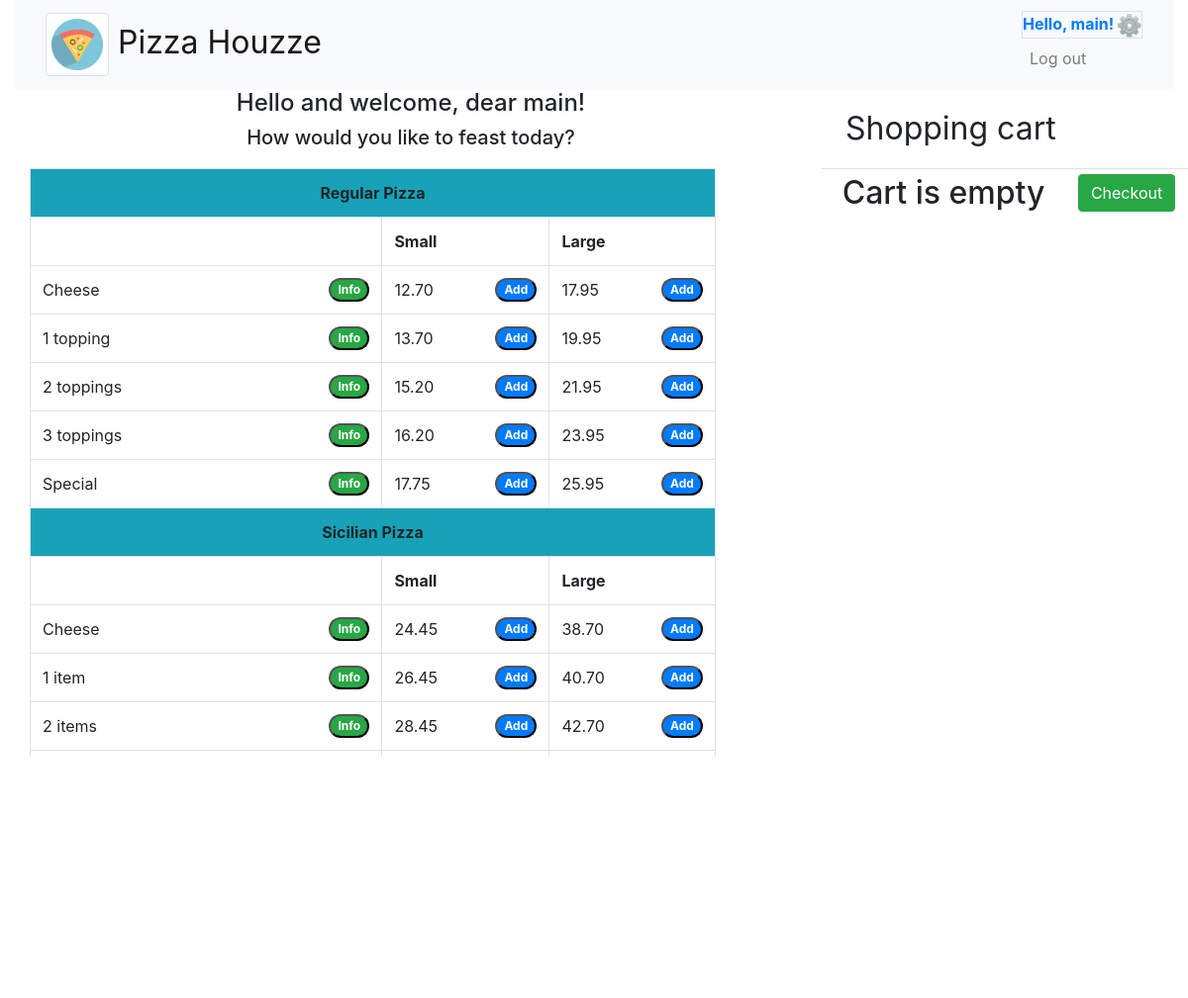
The app's page / (signed in, upper part), older data.
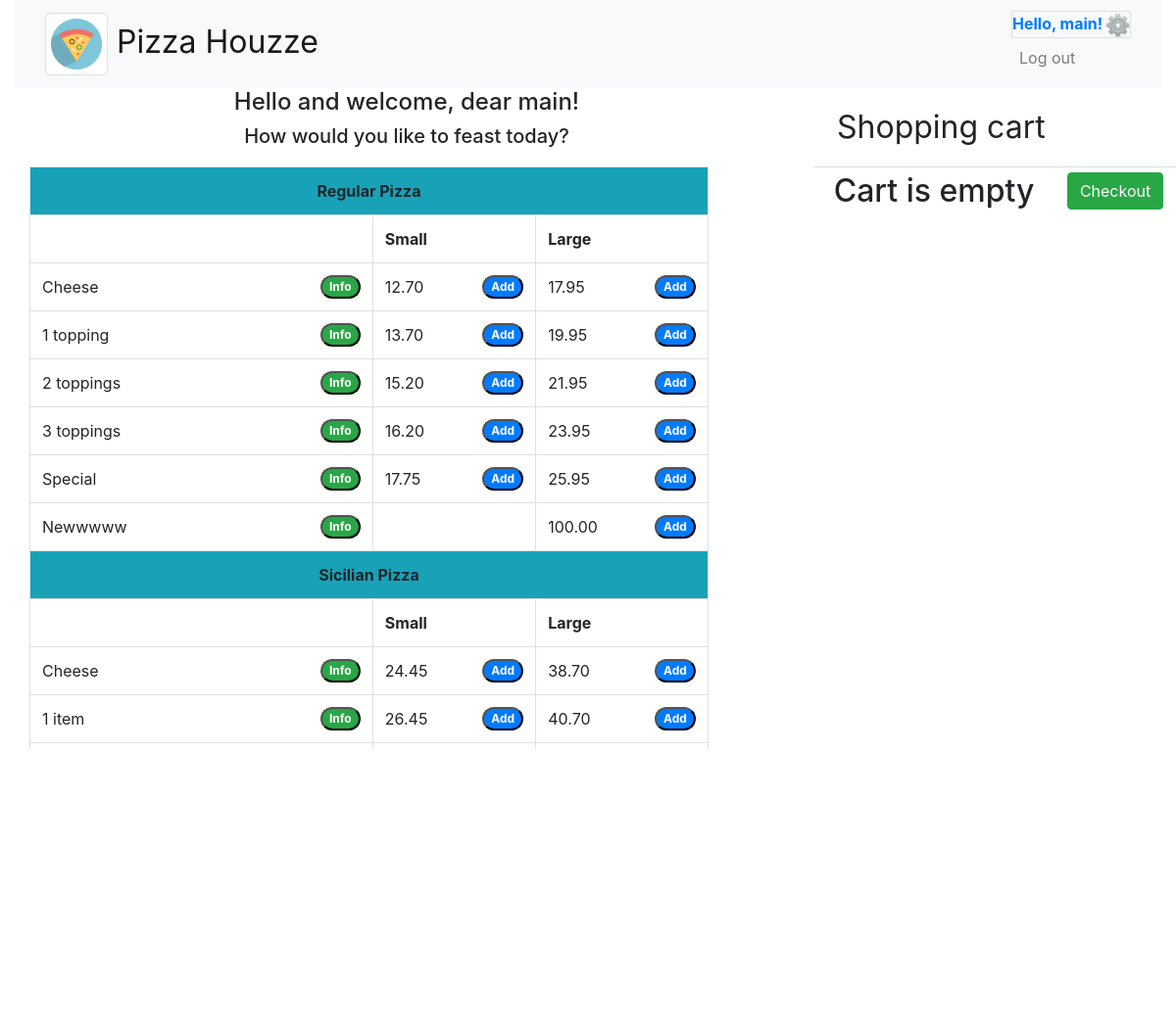
The same page, newer data.
### orders/models.py (models this page shows, shortened)
class ItemType(models.Model):
    name = models.CharField(max_length=64)

class Item(models.Model):
    itemtype = models.ForeignKey(ItemType, on_delete=models.CASCADE, related_name="itemtype")
    name = models.CharField(max_length=64)
    has_extra_toppings = models.IntegerField(default=0)
    comments = models.CharField(max_length=128, default='no comments')
    priceSmall = models.DecimalField(max_digits=6, decimal_places=2, default=0.00)
    priceLarge = models.DecimalField(max_digits=6, decimal_places=2, default=0.00)

### orders/views.py (the view)
# urls.py: path("", views.index, name="index"),
def index(request):
    if not request.user.is_authenticated:
        context = {'user': 'none'}
        return render(request, "orders/login.html", context)
    else:
        user_id = request.user.id
        request.session['user_id'] = user_id
    context = {
        "items"           : Item.objects.all(),
        "allpizza"        : allpizza(),
        "salads_pasta"    : s_p(),
        "pizza_toppings"  : Topping.objects.filter(itemtype__name='Toppings (pizza)').values("pk", "itemtype__name", "name", "price").order_by('name'),
        "subs_toppings"   : Topping.objects.filter(itemtype__name='Extra for subs').values("pk", "itemtype__name", "name", "price"),
        "steak_and_cheese": Topping.objects.filter(itemtype__name__in=['Extra for subs','Extra for Steak + Cheese']).values("pk", "itemtype__name", "name", "price").order_by('name'),
        "user"            : request.user
        }
    c_order = get_order(request, 'show', 'basket', 'nill')
    if c_order != 'nill':
        context['total'] = c_order.total
        context['order'] = c_order
        context['current_order_list'] = OrderItem.objects.filter(order_id=c_order)
    return render(request, "orders/index.html", context)

### orders/views.py (called while the page is built)
def get_order(request, address, type, id):
    user_for_order = request.session['user_id']
    if address == "show":
        if type == "basket":
            try:
                order_record = Order.objects.get(user_id=user_for_order, order_status__orderType='In basket')
            except:
                order_record = 'nill'
        if type == "all":
            order_record = Order.objects.filter(user_id=user_for_order)
        if type == "one":
            order_record = Order.objects.get(pk=id)
    if address == "add" and type == "basket":
        order_record, created = Order.objects.filter(user_id=user_for_order).get_or_create(user_id=user_for_order, order_status__orderType='In basket')
        if 'order_id' not in request.session:
            request.session['order_id'] = order_record.pk
    return order_record

def s_p():
    s_p = {
        "Pasta"   : Item.objects.filter(itemtype__name='Pasta').order_by('name'),
        "Salads"  : Item.objects.filter(itemtype__name='Salads').order_by('name')
    }
    return s_p

### orders/templates/orders/index.html (shortened to what this page needs)
{% extends "orders/base.html" %}
{% load toppings_info %}
{% block main %}
<main class="container-fluid disabled" style="position: fixed;">
<div class="row">
  <div class="col-8" id="extra_nav">
    <div>
      <h4 class="text-center">Hello and welcome, dear {% if user == 'none' %}Guest{% else %} {{user.username}}{% endif %}!</h4>
      <h5 class="text-center">How would you like to feast today?</h5>
    </div>
  </div>
  <div class="col-4">
    <div>
      <nav class="navbar navbar-expand-lg">
        <span class="navbar-brand p-2" id="order_header">Shopping cart</span>
      </nav>
    </div>
  </div>
</div>
    <div class="row">
        <div id="scrl" class="col-8" style="overflow: scroll;">
        <table class="table table-bordered table-hover" style="width:90%;">
          {% for key, pza in allpizza.items %}
          <tr>
            <th id='{{ key|cut:" " }}' scope="col" class="text-center bg-info" colspan="3">{{ key }}</th>
          </tr>
          <tr>
            <th scope="col"></th>
            <th scope="col">Small</th>
            <th scope="col">Large</th>
          </tr>
            {% for piz in pza %}
            <tr>
              <td>
                {% if key == 'Regular Pizza' or key == 'Sicilian Pizza' or piz.name == 'Steak + Cheese' %}
                <div class="d-flex justify-content-between">{{piz.name}}
                  <button type="button" data-item_info="{{piz.comments}}" class="btn_info badge badge-success badge-pill">Info</button>
                </div>
                {% else %}
                  {{piz.name}}
                {% endif %}
              </td>
              <td>
                <div class="d-flex justify-content-between">
                  {% if piz.priceSmall != 0 %}
                  {{piz.priceSmall}}
                  <button type="button" data-item_pk="{{piz.pk}}" data-item_size="1" data-item_price="{{piz.priceSmall}}" class="btn_add badge badge-primary badge-pill">Add</button>
                  {% endif %}
                </div>
              </td>
              <td>
                <div class="d-flex justify-content-between">{{piz.priceLarge}}
                  <button type="button" data-item_pk="{{piz.pk}}" data-item_size="2"  data-item_price="{{piz.priceLarge}}" class="btn_add badge badge-primary badge-pill">Add</button>
                </div>
              </td>
            </tr>
            {% endfor %}
          {% endfor%}
        </table>
      </div>
      <div class="col-4" id="order_list">
        <table class="table table-sm" id="order_t">
          <tr class="text-center">
            <th id="total" class="h2" colspan="2">
              {% if total %}
                Total: ${{ total }}
              {% else %}
                Cart is empty
              {% endif %}
             </th>
             <th>
               <button type="button" data-order_id="{{order.pk}}" data-user_id="{{user.id}}" id="checkout" name="checkout" class="btn btn-success">Checkout</button>
             </th>
          </tr>
        </table>
      </div>
  </div>
</main>
{% endblock %}

Row changes from the older to the newer data that the page shows:
added Item: name "Newwwww", priceLarge "100.00", shown under ItemType "Regular Pizza"
computed for ItemType "Sicilian Pizza": loses Item (name "2 items", priceSmall "28.45", priceLarge "42.70")
